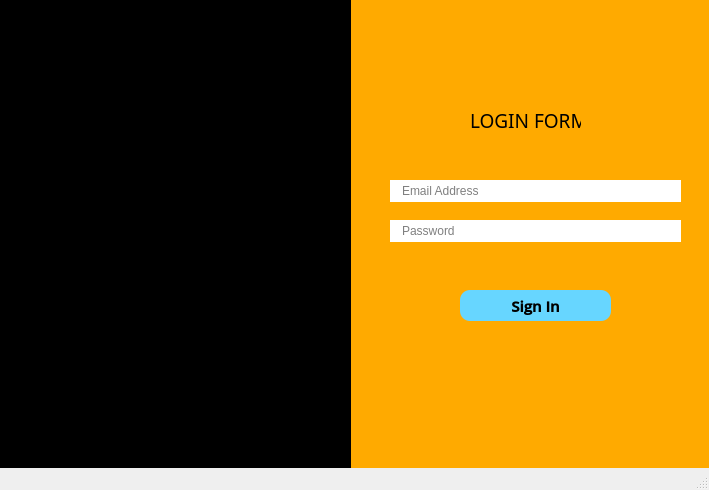
<?xml version="1.0" encoding="UTF-8"?>
<ui version="4.0">
 <class>MainWindow</class>
 <widget class="QMainWindow" name="MainWindow">
  <property name="enabled">
   <bool>true</bool>
  </property>
  <property name="geometry">
   <rect>
    <x>0</x>
    <y>0</y>
    <width>709</width>
    <height>490</height>
   </rect>
  </property>
  <property name="windowTitle">
   <string>A.R.M.S.exe</string>
  </property>
  <property name="styleSheet">
   <string notr="true"/>
  </property>
  <widget class="QWidget" name="centralwidget">
   <widget class="QPushButton" name="btn_signin">
    <property name="geometry">
     <rect>
      <x>460</x>
      <y>290</y>
      <width>151</width>
      <height>31</height>
     </rect>
    </property>
    <property name="font">
     <font>
      <family>Open Sans Semibold</family>
      <pointsize>11</pointsize>
      <bold>true</bold>
     </font>
    </property>
    <property name="cursor">
     <cursorShape>PointingHandCursor</cursorShape>
    </property>
    <property name="styleSheet">
     <string notr="true">background-color: rgb(103, 214, 255);
border-radius: 10px;</string>
    </property>
    <property name="text">
     <string>Sign In</string>
    </property>
   </widget>
   <widget class="QLabel" name="label">
    <property name="geometry">
     <rect>
      <x>470</x>
      <y>110</y>
      <width>111</width>
      <height>21</height>
     </rect>
    </property>
    <property name="font">
     <font>
      <family>Franklin Gothic Demi</family>
      <pointsize>14</pointsize>
      <bold>false</bold>
     </font>
    </property>
    <property name="styleSheet">
     <string notr="true"/>
    </property>
    <property name="text">
     <string>LOGIN FORM</string>
    </property>
   </widget>
   <widget class="QLineEdit" name="txt_email">
    <property name="geometry">
     <rect>
      <x>390</x>
      <y>180</y>
      <width>291</width>
      <height>22</height>
     </rect>
    </property>
    <property name="styleSheet">
     <string notr="true">border-style:none;
padding-left:10px;</string>
    </property>
    <property name="placeholderText">
     <string>Email Address</string>
    </property>
   </widget>
   <widget class="QLineEdit" name="txt_password">
    <property name="geometry">
     <rect>
      <x>390</x>
      <y>220</y>
      <width>291</width>
      <height>22</height>
     </rect>
    </property>
    <property name="styleSheet">
     <string notr="true">border-style:none;
padding-left:10px;
</string>
    </property>
    <property name="inputMask">
     <string/>
    </property>
    <property name="echoMode">
     <enum>QLineEdit::Password</enum>
    </property>
    <property name="placeholderText">
     <string>Password</string>
    </property>
   </widget>
   <widget class="QLabel" name="label_4">
    <property name="geometry">
     <rect>
      <x>90</x>
      <y>-70</y>
      <width>261</width>
      <height>571</height>
     </rect>
    </property>
    <property name="baseSize">
     <size>
      <width>100</width>
      <height>100</height>
     </size>
    </property>
    <property name="styleSheet">
     <string notr="true">background-color: rgb(0, 0, 0);
height: 100px;
width: 100px;
object-fit: contain;
</string>
    </property>
    <property name="text">
     <string/>
    </property>
    <property name="pixmap">
     <pixmap>ARMS_LGO(1).png</pixmap>
    </property>
   </widget>
   <widget class="QLabel" name="label_5">
    <property name="geometry">
     <rect>
      <x>0</x>
      <y>-10</y>
      <width>101</width>
      <height>481</height>
     </rect>
    </property>
    <property name="styleSheet">
     <string notr="true">background-color: rgb(0, 0, 0);</string>
    </property>
    <property name="text">
     <string/>
    </property>
   </widget>
   <widget class="QLabel" name="label_6">
    <property name="geometry">
     <rect>
      <x>330</x>
      <y>0</y>
      <width>391</width>
      <height>481</height>
     </rect>
    </property>
    <property name="styleSheet">
     <string notr="true">background-color: rgb(255, 170, 0);</string>
    </property>
    <property name="text">
     <string/>
    </property>
   </widget>
   <widget class="QLabel" name="label_32">
    <property name="geometry">
     <rect>
      <x>110</x>
      <y>10</y>
      <width>201</width>
      <height>411</height>
     </rect>
    </property>
    <property name="styleSheet">
     <string notr="true">border-style: none;
background-color: black;
</string>
    </property>
    <property name="text">
     <string/>
    </property>
    <property name="pixmap">
     <pixmap>../img/ARMS_LGO.png</pixmap>
    </property>
    <property name="scaledContents">
     <bool>false</bool>
    </property>
   </widget>
   <zorder>label_6</zorder>
   <zorder>btn_signin</zorder>
   <zorder>txt_password</zorder>
   <zorder>label_5</zorder>
   <zorder>label_4</zorder>
   <zorder>label</zorder>
   <zorder>txt_email</zorder>
   <zorder>label_32</zorder>
  </widget>
  <widget class="QStatusBar" name="statusbar"/>
 </widget>
 <resources/>
 <connections/>
</ui>
